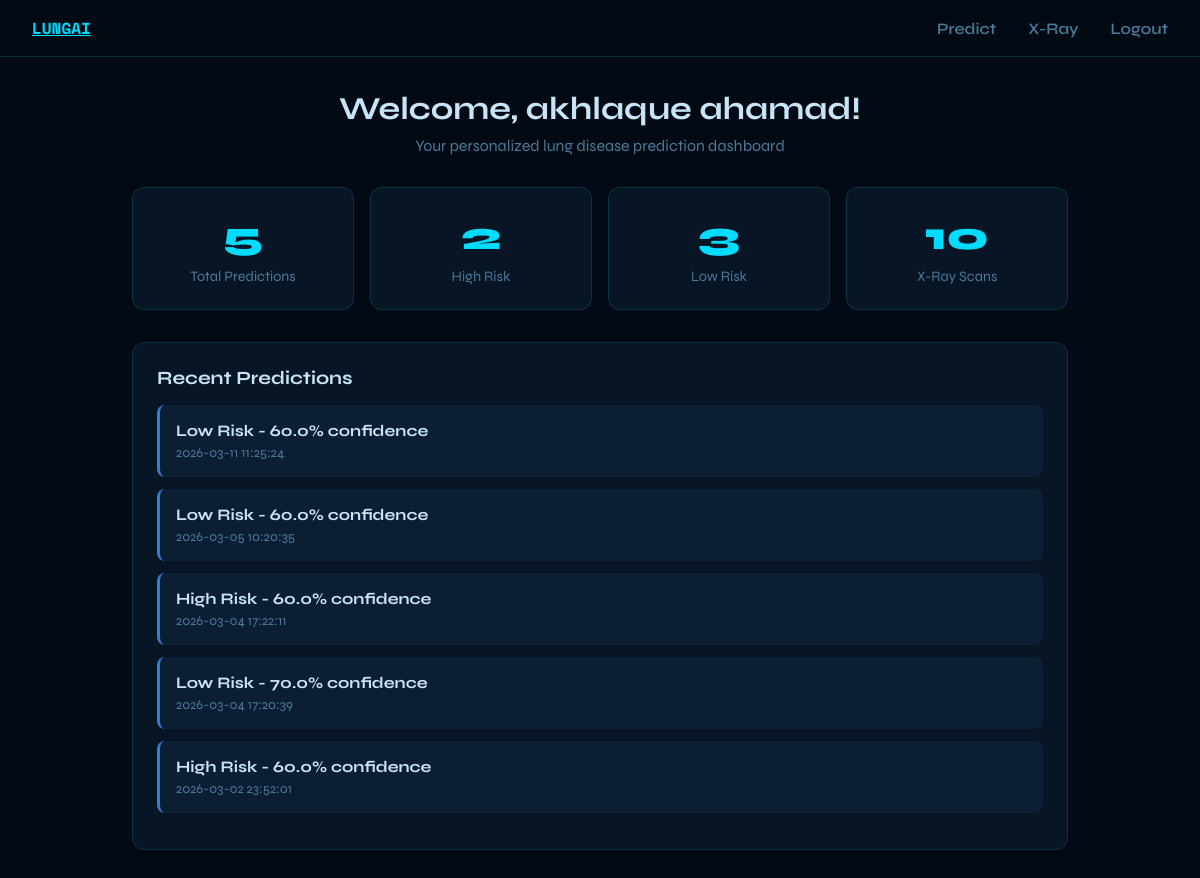
The app's page /dashboard (signed in) with its own data.
### tables this page shows
CREATE TABLE users (
                id       INTEGER PRIMARY KEY AUTOINCREMENT,
                name     TEXT    NOT NULL,
                email    TEXT    NOT NULL UNIQUE,
                password TEXT    NOT NULL,
                created  TEXT    NOT NULL
            );

CREATE TABLE predictions (
                id         INTEGER PRIMARY KEY AUTOINCREMENT,
                user_id    INTEGER NOT NULL,
                input_data TEXT    NOT NULL,
                result     TEXT    NOT NULL,
                confidence REAL    NOT NULL,
                date       TEXT    NOT NULL,
                FOREIGN KEY (user_id) REFERENCES users(id)
            );

### app.py (the view)
@app.route("/dashboard")
@login_required
def dashboard():
    db    = get_db()
    user  = db.execute("SELECT * FROM users WHERE id=?", (session["user_id"],)).fetchone()
    preds = db.execute(
        "SELECT * FROM predictions WHERE user_id=? ORDER BY date DESC",
        (session["user_id"],)
    ).fetchall()
    scans = db.execute(
        "SELECT * FROM xray_scans WHERE user_id=? ORDER BY date DESC LIMIT 5",
        (session["user_id"],)
    ).fetchall()
    total    = len(preds)
    high     = sum(1 for p in preds if p["result"] == "High Risk")
    low      = total - high
    xray_cnt = db.execute(
        "SELECT COUNT(*) as cnt FROM xray_scans WHERE user_id=?",
        (session["user_id"],)
    ).fetchone()["cnt"]
    return render_template("dashboard.html",
                           user=user,
                           predictions=preds,
                           xray_scans=scans,
                           total=total,
                           high_risk=high,
                           low_risk=low,
                           xray_count=xray_cnt)

### app.py (called while the page is built)
def get_db():
    if "db" not in g:
        g.db = sqlite3.connect(DATABASE)
        g.db.row_factory = sqlite3.Row
    return g.db

def login_required(f):
    @wraps(f)
    def decorated(*args, **kwargs):
        if "user_id" not in session:
            flash("Please log in to access this page.", "warning")
            return redirect(url_for("login"))
        return f(*args, **kwargs)
    return decorated

### templates/dashboard.html (shortened to what this page needs)
<!DOCTYPE html>
<html lang="en">
<head>
</head>
<body>
<nav>
  <a href="/" class="nav-brand">LUNGAI</a>
  <div class="nav-links">
    <a href="/predict">Predict</a>
    <a href="/xray">X-Ray</a>
    <a href="/logout">Logout</a>
  </div>
</nav>
<div class="page">
  <div class="page-header">
    <h1>Welcome, {{ user.name }}!</h1>
    <p>Your personalized lung disease prediction dashboard</p>
  </div>
  <div class="stats-grid">
    <div class="stat-card">
      <div class="stat-number">{{ total }}</div>
      <div class="stat-label">Total Predictions</div>
    </div>
    <div class="stat-card">
      <div class="stat-number">{{ high_risk }}</div>
      <div class="stat-label">High Risk</div>
    </div>
    <div class="stat-card">
      <div class="stat-number">{{ low_risk }}</div>
      <div class="stat-label">Low Risk</div>
    </div>
    <div class="stat-card">
      <div class="stat-number">{{ xray_count }}</div>
      <div class="stat-label">X-Ray Scans</div>
    </div>
  </div>
  <div class="predictions-list">
    <h3>Recent Predictions</h3>
    {% if predictions %}
      {% for pred in predictions[:5] %}
        <div class="pred-item">
          <div class="pred-result">{{ pred.result }} - {{ pred.confidence }}% confidence</div>
          <div class="pred-meta">{{ pred.date }}</div>
        </div>
      {% endfor %}
    {% else %}
      <p style="color: var(--muted);">No predictions yet. Start by checking your symptoms.</p>
    {% endif %}
  </div>
</div>
</body>
</html>

### templates/dashboard.html (style rules this page uses)
:root { --bg: #030A14; --surface: #071525; --panel: #0C1E33; --border: rgba(0,220,255,0.15); --glow: #00DCFF; --glow2: #3A7BD5; --danger: #FF4B6E; --success: #00E5A0; --text: #C8E4F8; --muted: #4A7A9B; }
*, *::before, *::after { box-sizing: border-box; margin: 0; padding: 0; }
body { background: var(--bg); font-family: 'Syne', sans-serif; color: var(--text); min-height: 100vh; }
nav { display: flex; align-items: center; justify-content: space-between; padding: 1rem 2rem; background: rgba(3,10,20,0.9); border-bottom: 1px solid var(--border); }
.nav-brand { font-family: 'Space Mono', monospace; font-weight: 700; color: var(--glow); }
.nav-links { display: flex; gap: 2rem; }
.nav-links a { color: var(--muted); text-decoration: none; font-weight: 600; }
.page { max-width: 1000px; margin: 0 auto; padding: 2rem; }
.page-header { text-align: center; margin-bottom: 2rem; }
.page-header h1 { font-size: 2rem; margin-bottom: 0.5rem; }
.page-header p { color: var(--muted); }
.stats-grid { display: grid; grid-template-columns: repeat(auto-fit, minmax(200px, 1fr)); gap: 1rem; margin-bottom: 2rem; }
.stat-card { background: var(--surface); border: 1px solid var(--border); border-radius: 12px; padding: 1.5rem; text-align: center; }
.stat-number { font-size: 2.5rem; font-weight: 800; color: var(--glow); margin-bottom: 0.5rem; }
.stat-label { color: var(--muted); font-size: 0.9rem; }
.predictions-list { background: var(--surface); border: 1px solid var(--border); border-radius: 12px; padding: 1.5rem; }
.predictions-list h3 { margin-bottom: 1rem; }
.pred-item { background: var(--panel); border-left: 3px solid var(--glow2); padding: 1rem; margin-bottom: 0.75rem; border-radius: 8px; }
.pred-result { font-weight: 700; margin-bottom: 0.25rem; }
.pred-meta { font-size: 0.85rem; color: var(--muted); }

### records on screen
users: name "akhlaque ahamad"
predictions: result "Low Risk", confidence "60.0", date "2026-03-11 11:25:24"
predictions: result "Low Risk", confidence "60.0", date "2026-03-05 10:20:35"
predictions: result "High Risk", confidence "60.0", date "2026-03-04 17:22:11"
predictions: result "Low Risk", confidence "70.0", date "2026-03-04 17:20:39"
predictions: result "High Risk", confidence "60.0", date "2026-03-02 23:52:01"

### other values on screen
{{ total }} "5"
{{ high_risk }} "2"
{{ low_risk }} "3"
{{ xray_count }} "10"
